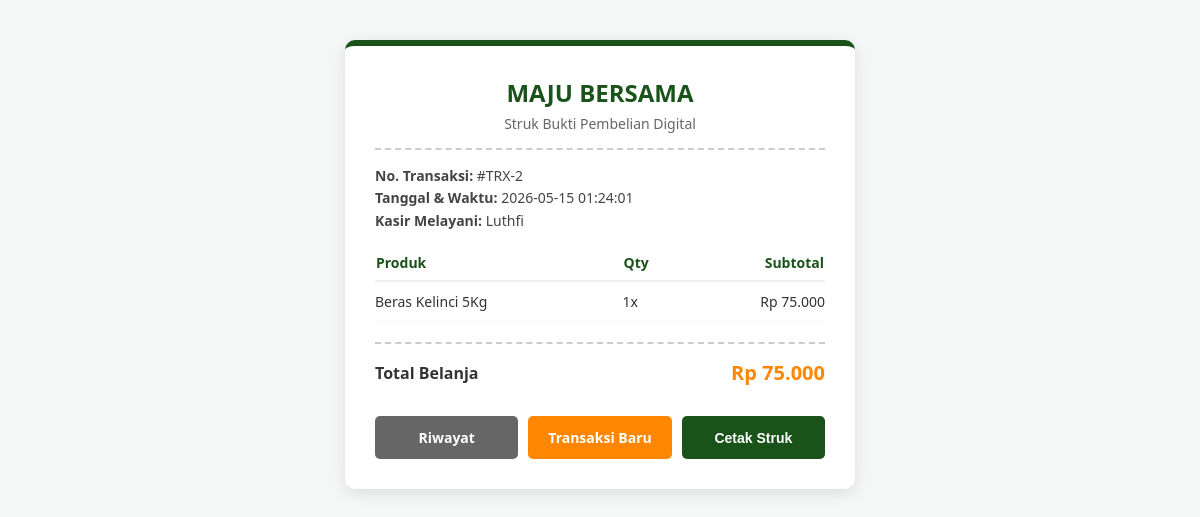
/minimarket_maju_bersama/detail.php?id=2 (signed in), run on the app's committed database.
### tables this page shows
CREATE TABLE `transaksi` (
  `id_transaksi` int(11) NOT NULL AUTO_INCREMENT,
  `tanggal_transaksi` datetime DEFAULT current_timestamp(),
  `id_karyawan` int(11) DEFAULT NULL,
  `total_harga` decimal(12,2) DEFAULT 0.00,
  PRIMARY KEY (`id_transaksi`),
  KEY `id_karyawan` (`id_karyawan`),
  CONSTRAINT `transaksi_ibfk_1` FOREIGN KEY (`id_karyawan`) REFERENCES `karyawan` (`id_karyawan`) ON DELETE SET NULL
);

CREATE TABLE `karyawan` (
  `id_karyawan` int(11) NOT NULL AUTO_INCREMENT,
  `nama_user` varchar(100) NOT NULL,
  `username` varchar(50) NOT NULL,
  `password` varchar(255) NOT NULL,
  `role` enum('admin','kasir') NOT NULL,
  PRIMARY KEY (`id_karyawan`),
  UNIQUE KEY `username` (`username`)
);

CREATE TABLE `detail_transaksi` (
  `id_detail` int(11) NOT NULL AUTO_INCREMENT,
  `id_transaksi` int(11) DEFAULT NULL,
  `id_produk` int(11) DEFAULT NULL,
  `jumlah` int(11) NOT NULL,
  `subtotal` decimal(12,2) NOT NULL,
  PRIMARY KEY (`id_detail`),
  KEY `id_transaksi` (`id_transaksi`),
  KEY `id_produk` (`id_produk`),
  CONSTRAINT `detail_transaksi_ibfk_1` FOREIGN KEY (`id_transaksi`) REFERENCES `transaksi` (`id_transaksi`) ON DELETE CASCADE,
  CONSTRAINT `detail_transaksi_ibfk_2` FOREIGN KEY (`id_produk`) REFERENCES `produk` (`id_produk`)
);

CREATE TABLE `produk` (
  `id_produk` int(11) NOT NULL AUTO_INCREMENT,
  `id_kategori` int(11) DEFAULT NULL,
  `nama_produk` varchar(150) NOT NULL,
  `harga` decimal(10,2) NOT NULL,
  `stok` int(11) NOT NULL,
  PRIMARY KEY (`id_produk`),
  KEY `id_kategori` (`id_kategori`),
  CONSTRAINT `produk_ibfk_1` FOREIGN KEY (`id_kategori`) REFERENCES `kategori` (`id_kategori`) ON DELETE SET NULL
);

### minimarket_maju_bersama/detail.php (the view, shortened to what this page needs)
<?php
include 'koneksi.php';
$id_transaksi = mysqli_real_escape_string($conn, $_GET['id']);
$sql_trx = "SELECT t.*, k.nama_user FROM transaksi t
            JOIN karyawan k ON t.id_karyawan = k.id_karyawan
            WHERE t.id_transaksi = '$id_transaksi'";
$res_trx = mysqli_query($conn, $sql_trx);
$trx = mysqli_fetch_assoc($res_trx);
?>
<!DOCTYPE html>
<html lang="id">
<head>
</head>
<body>
<div class="struk-card">
    <div class="header">
        <h2>MAJU BERSAMA</h2>
        <p>Struk Bukti Pembelian Digital</p>
    </div>
    <div class="info">
        <div><strong>No. Transaksi:</strong> #TRX-<?= $trx['id_transaksi'] ?></div>
        <div><strong>Tanggal & Waktu:</strong> <?= $trx['tanggal_transaksi'] ?></div>
        <div><strong>Kasir Melayani:</strong> <?= $trx['nama_user'] ?></div>
    </div>
    <table>
        <thead>
            <tr>
                <th>Produk</th>
                <th>Qty</th>
                <th class="td-right">Subtotal</th>
            </tr>
        </thead>
        <tbody>
            <?php
            $sql_detail = "SELECT d.*, p.nama_produk FROM detail_transaksi d
                            JOIN produk p ON d.id_produk = p.id_produk
                            WHERE d.id_transaksi = '$id_transaksi'";
            $res_detail = mysqli_query($conn, $sql_detail);
            while($d = mysqli_fetch_assoc($res_detail)) : ?>
                <tr>
                    <td><?= $d['nama_produk'] ?></td>
                    <td><?= $d['jumlah'] ?>x</td>
                    <td class="td-right">Rp <?= number_format($d['subtotal'], 0, ',', '.') ?></td>
                </tr>
            <?php endwhile; ?>
        </tbody>
    </table>
    <div class="total-box">
        <span class="total-teks">Total Belanja</span>
        <span class="total-harga">Rp <?= number_format($trx['total_harga'], 0, ',', '.') ?></span>
    </div>
    <div class="btn-group">
        <a href="index.php?page=riwayat" class="btn btn-kembali">Riwayat</a>
        <a href="index.php?page=transaksi" class="btn btn-baru">Transaksi Baru</a>
        <button onclick="window.print()" class="btn btn-cetak">Cetak Struk</button>
    </div>
</div>
</body>
</html>

### minimarket_maju_bersama/detail.php (style rules this page uses)
body { font-family: 'Segoe UI', Tahoma, Geneva, Verdana, sans-serif; background: #f4f7f6; display: flex; justify-content: center; padding: 40px; margin: 0; }
.struk-card { background: white; width: 100%; max-width: 450px; padding: 30px; border-radius: 10px; box-shadow: 0 4px 15px rgba(0,0,0,0.1); border-top: 6px solid #1A531A; }
.header { text-align: center; border-bottom: 2px dashed #ccc; padding-bottom: 15px; margin-bottom: 15px; }
.header h2 { margin: 0; color: #1A531A; font-size: 24px; }
.header p { margin: 5px 0 0; color: #666; font-size: 14px; }
.info { font-size: 14px; color: #444; margin-bottom: 20px; line-height: 1.6; }
table { width: 100%; border-collapse: collapse; margin-bottom: 20px; }
th { text-align: left; border-bottom: 2px solid #eee; padding-bottom: 8px; color: #1A531A; font-size: 14px; }
td { padding: 10px 0; border-bottom: 1px solid #f9f9f9; font-size: 14px; color: #333; }
.td-right { text-align: right; }
.total-box { border-top: 2px dashed #ccc; padding-top: 15px; display: flex; justify-content: space-between; align-items: center; }
.total-teks { font-size: 16px; font-weight: bold; color: #333; }
.total-harga { font-size: 20px; font-weight: bold; color: #FF8600; }
.btn-group { display: flex; gap: 10px; margin-top: 30px; }
.btn { flex: 1; padding: 12px; border: none; border-radius: 5px; cursor: pointer; text-align: center; text-decoration: none; font-size: 14px; font-weight: bold; }
.btn-kembali { background: #666; color: white; }
.btn-cetak { background: #1A531A; color: white; }
.btn-baru { background: #FF8600; color: white; }

### data on the page
transaksi: id_transaksi "2", tanggal_transaksi "2026-05-15 01:24:01", id_karyawan.nama_user "Luthfi", total_harga "75.000"
detail_transaksi: id_produk.nama_produk "Beras Kelinci 5Kg", jumlah "1", subtotal "75.000"
